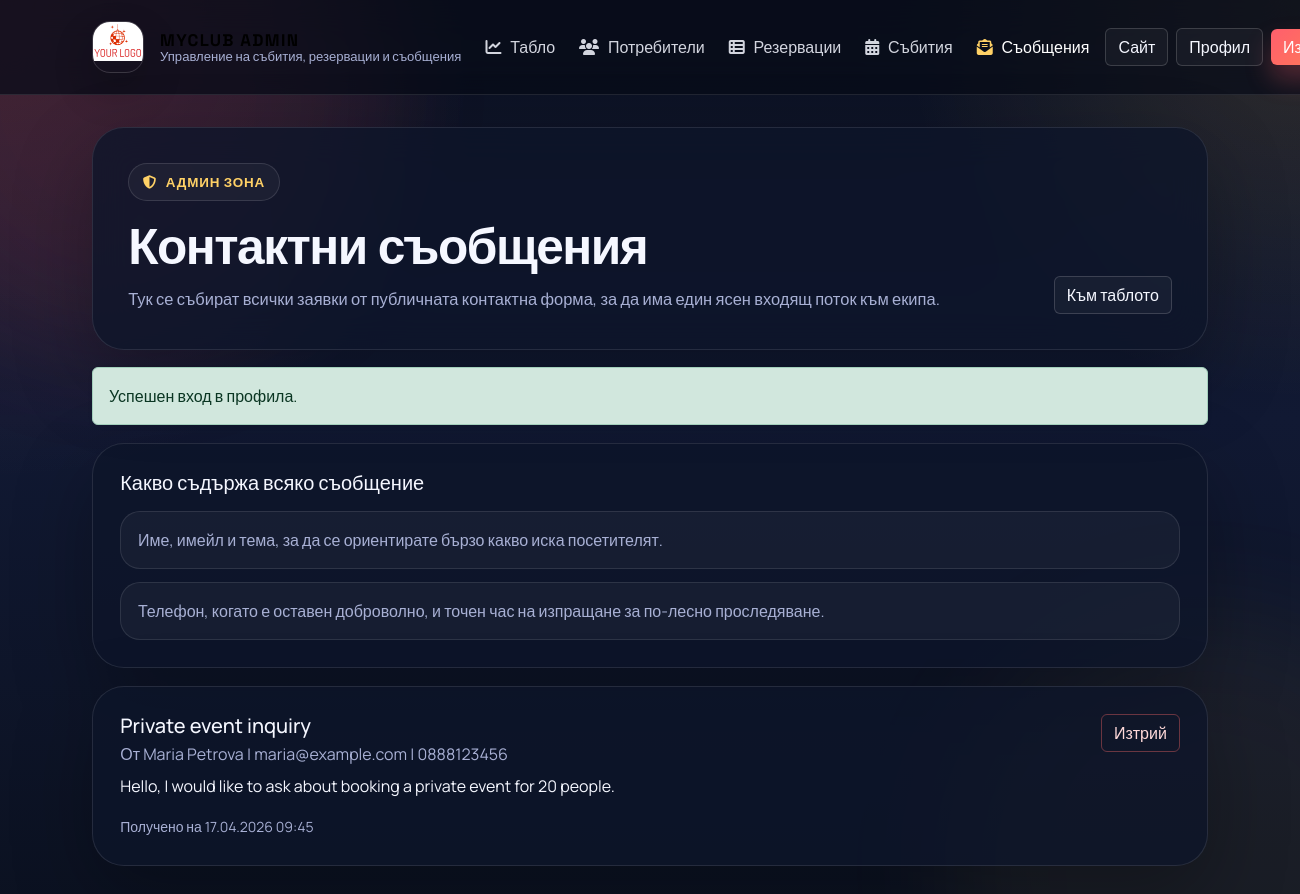
/CODE/admin/messages.php (signed in), run on the app's committed database.
### tables this page shows
CREATE TABLE contact_messages (
  id_contact_message INT AUTO_INCREMENT PRIMARY KEY,
  name VARCHAR(120) NOT NULL,
  phone VARCHAR(20) NULL,
  email VARCHAR(255) NOT NULL,
  subject VARCHAR(255) NOT NULL,
  message TEXT NOT NULL,
  created_at DATETIME NOT NULL DEFAULT CURRENT_TIMESTAMP
);

### CODE/includes/bootstrap.php (called while the page is built, shortened)
<?php
function e(mixed $value): string
{
    return htmlspecialchars((string) $value, ENT_QUOTES | ENT_SUBSTITUTE, 'UTF-8');
}
function format_datetime(?string $value, string $fallback = '-'): string
{
    try {
        $date = new DateTimeImmutable($value);
    } catch (Exception) {
        return $value;
    }
    return $date->format('d.m.Y H:i');
}

### CODE/admin/messages.php (the view, shortened to what this page needs)
<?php
require_once dirname(__DIR__) . '/includes/bootstrap.php';
require_once __DIR__ . '/_chrome.php';
$connection = db();
$messages = $connection->query(
    'SELECT id_contact_message, name, phone, email, subject, message, created_at
     FROM contact_messages
     ORDER BY created_at DESC'
)->fetchAll();
$actions = '<a href="dashboard.php" class="btn btn-ghost-light">Към таблото</a>';
?>
<section class="admin-card">
  <h2 class="h5 mb-3">Какво съдържа всяко съобщение</h2>
  <ul class="admin-note-list">
    <li>Име, имейл и тема, за да се ориентирате бързо какво иска посетителят.</li>
    <li>Телефон, когато е оставен доброволно, и точен час на изпращане за по-лесно проследяване.</li>
  </ul>
</section>
<section class="admin-message-grid">
  <?php if ($messages): ?>
    <?php foreach ($messages as $message): ?>
      <article class="admin-card">
        <div class="d-flex flex-column flex-lg-row justify-content-between gap-3">
          <div>
            <h2 class="h5 mb-1"><?= e($message['subject']) ?></h2>
            <p class="text-muted mb-2">
              От <?= e($message['name']) ?> | <?= e($message['email']) ?><?= $message['phone'] ? ' | ' . e($message['phone']) : '' ?>
            </p>
            <p class="mb-3"><?= nl2br(e($message['message'])) ?></p>
            <small class="text-muted">Получено на <?= e(format_datetime($message['created_at'])) ?></small>
          </div>
          <div class="admin-inline-actions">
            <form method="post" onsubmit="return confirm('Сигурни ли сте, че искате да изтриете това съобщение?');">
              <button type="submit" class="btn btn-outline-danger">Изтрий</button>
            </form>
          </div>
        </div>
      </article>
    <?php endforeach; ?>
  <?php else: ?>
    <article class="admin-card">
      <p class="muted-text mb-0">Все още няма изпратени съобщения от публичната контактна форма.</p>
    </article>
  <?php endif; ?>
</section>

### CODE/css/site-refresh.css (style rules this page uses)
:root { --bg: #0b1020; --bg-soft: #11172b; --panel: rgba(14, 21, 42, 0.78); --panel-strong: rgba(12, 17, 34, 0.92); --line: rgba(255, 255, 255, 0.1); --line-strong: rgba(255, 255, 255, 0.16); --text: #f5f7ff; --muted: #a8b0d4; --accent: #ff5f6d; --accent-strong: #ff7d54; --accent-alt: #ffd166; --success: #2fd38b; --warning: #ffbf69; --danger: #ff6b6b; --shadow: 0 30px 80px rgba(0, 0, 0, 0.28); --shadow-soft: 0 18px 40px rgba(0, 0, 0, 0.2); --radius-lg: 32px; --radius-md: 22px; --radius-sm: 16px; }
html { scroll-behavior: smooth; }
body.brand-body { position: relative; min-height: 100vh; margin: 0; font-family: "Manrope", sans-serif; color: var(--text); background: radial-gradient(circle at top left, rgba(255, 95, 109, 0.16), transparent 30%), radial-gradient(circle at top right, rgba(255, 209, 102, 0.14), transparent 25%), linear-gradient(180deg, #0c1121 0%, #111933 45%, #0b1120 100%); }
body.brand-body::before, body.brand-body::after { content: ""; position: fixed; z-index: 0; width: 32rem; height: 32rem; border-radius: 50%; filter: blur(60px); opacity: 0.5; pointer-events: none; }
body.brand-body::before { top: -10rem; left: -8rem; background: rgba(255, 95, 109, 0.18); }
body.brand-body::after { right: -10rem; bottom: -12rem; background: rgba(255, 209, 102, 0.12); }
.btn-ghost-light { border: 1px solid var(--line-strong); color: var(--text); background: rgba(255, 255, 255, 0.04); }
.admin-grid, .admin-split, .admin-stack, .admin-message-grid { display: grid; gap: 1rem; }
.admin-card { border: 1px solid var(--line); border-radius: var(--radius-lg); background: var(--panel); box-shadow: var(--shadow); padding: clamp(1.25rem, 2.6vw, 1.7rem); }
.admin-card h2, .admin-card h3, .admin-card strong, .admin-card label, .admin-card .table { color: var(--text); }
.admin-note-list, .admin-detail-list { display: grid; gap: 0.8rem; margin: 0; padding: 0; list-style: none; }
.admin-note-list li, .admin-detail-list li { padding: 1rem 1.05rem; border: 1px solid var(--line); border-radius: 20px; background: rgba(255, 255, 255, 0.04); color: var(--muted); }
.admin-page .text-muted, .admin-page .table .text-muted, .admin-page small.text-muted { color: var(--muted) !important; }
.admin-page .btn-outline-danger { color: #ffd9d9; border-color: rgba(255, 107, 107, 0.38); }
.admin-inline-actions { display: flex; flex-wrap: wrap; gap: 0.65rem; justify-content: flex-end; }
.admin-message-grid { grid-template-columns: 1fr; }

### data on the page
contact_messages: subject "Private event inquiry", name "Maria Petrova", email "maria@example.com", phone "0888123456", message "Hello, I would like to ask about booking a private event for 20 people.", created_at "17.04.2026 09:45"

### other printed values
$item['label'] "Табло"
$item['label'] "Потребители"
$item['label'] "Резервации"
$item['label'] "Събития"
$item['label'] "Съобщения"
$heading "Контактни съобщения"
$subtitle "Тук се събират всички заявки от публичната контактна форма, за да има един ясен входящ поток към екипа."
$flash['message'] "Успешен вход в профила."
